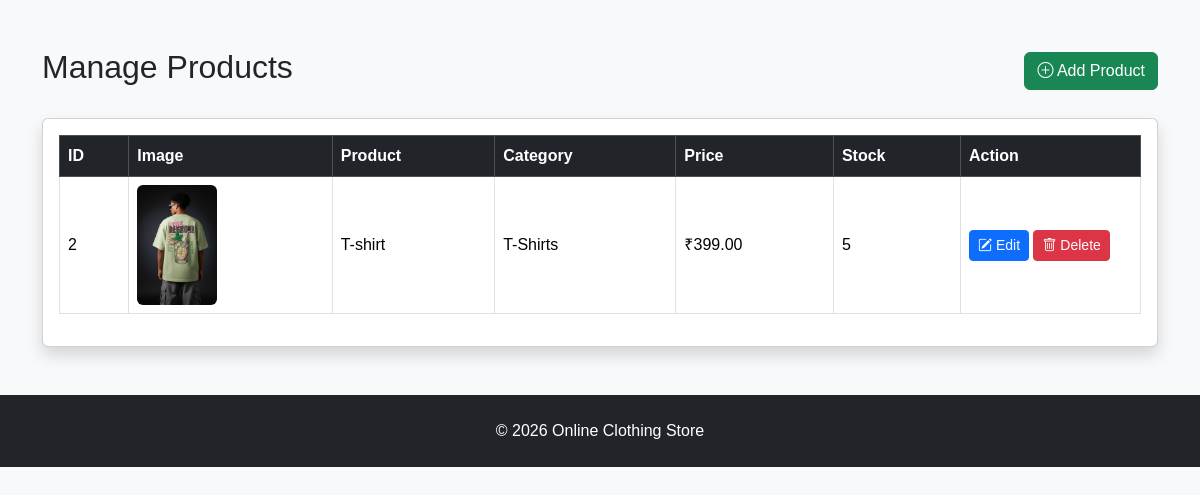
Screenshot of /admin/manage_products.php (signed in) with the database file from the repository.
### tables this page shows
CREATE TABLE `products` (
  `id` int(11) NOT NULL,
  `category_id` int(11) DEFAULT NULL,
  `product_name` varchar(150) NOT NULL,
  `description` text DEFAULT NULL,
  `price` decimal(10,2) DEFAULT NULL,
  `stock` int(11) DEFAULT 0,
  `image` varchar(255) DEFAULT NULL,
  `created_at` timestamp NOT NULL DEFAULT current_timestamp()
);

CREATE TABLE `categories` (
  `id` int(11) NOT NULL,
  `category_name` varchar(100) NOT NULL,
  `created_at` timestamp NOT NULL DEFAULT current_timestamp()
);

### admin/manage_products.php (the view, shortened to what this page needs)
<?php
include '../config/database.php';
include '../includes/header.php';
?>
<div class="container mt-5">
    <div class="d-flex justify-content-between align-items-center mb-4">
        <h2>Manage Products</h2>
        <a href="add_product.php" class="btn btn-success">
            <i class="bi bi-plus-circle"></i> Add Product
        </a>
    </div>
    <div class="card shadow">
        <div class="card-body">
            <table class="table table-bordered table-hover align-middle">
                <thead class="table-dark">
                    <tr>
                        <th>ID</th>
                        <th>Image</th>
                        <th>Product</th>
                        <th>Category</th>
                        <th>Price</th>
                        <th>Stock</th>
                        <th width="180">Action</th>
                    </tr>
                </thead>
                <tbody>
                    <?php
                    $sql = "SELECT p.*, c.category_name
                            FROM products p
                            LEFT JOIN categories c
                            ON p.category_id = c.id
                            ORDER BY p.id DESC";
                    $result = mysqli_query($conn, $sql);
                    if (mysqli_num_rows($result) > 0) {
                        while ($row = mysqli_fetch_assoc($result)) {
                    ?>
                            <tr>
                                <td><?= $row['id'] ?></td>
                                <td>
                                    <img
                                        src="../assets/images/products/<?= htmlspecialchars($row['image']) ?>"
                                        width="80"
                                        class="rounded">
                                </td>
                                <td><?= htmlspecialchars($row['product_name']) ?></td>
                                <td><?= htmlspecialchars($row['category_name']) ?></td>
                                <td>₹<?= number_format($row['price'], 2) ?></td>
                                <td><?= $row['stock'] ?></td>
                                <td>
                                    <a
                                        href="edit_product.php?id=<?= $row['id'] ?>"
                                        class="btn btn-primary btn-sm">
                                        <i class="bi bi-pencil-square"></i> Edit
                                    </a>
                                    <a
                                        href="delete_product.php?id=<?= $row['id'] ?>"
                                        class="btn btn-danger btn-sm"
                                        onclick="return confirm('Delete this product?');">
                                        <i class="bi bi-trash"></i> Delete
                                    </a>
                                </td>
                            </tr>
                    <?php
                        }
                    } else {
                        echo "<tr><td colspan='7' class='text-center'>No products found.</td></tr>";
                    }
                    ?>
                </tbody>
            </table>
        </div>
    </div>
</div>
<?php include '../includes/footer.php'; ?>

### assets/css/style.css (style rules this page uses)
body { font-family: Arial, Helvetica, sans-serif; }

### rows the page displays
products: id "2", image (picture), product_name "T-shirt", category.category_name "T-Shirts", price "399.00", stock "5"
